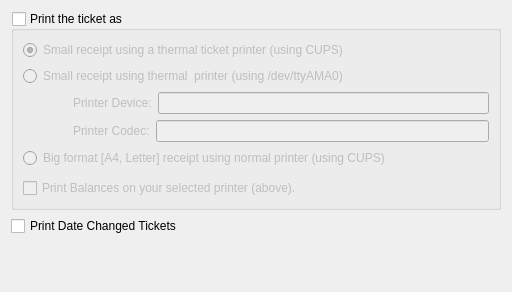
<?xml version="1.0" encoding="UTF-8"?>
<ui version="4.0">
 <class>pref_printers</class>
 <widget class="QWidget" name="pref_printers">
  <property name="geometry">
   <rect>
    <x>0</x>
    <y>0</y>
    <width>512</width>
    <height>292</height>
   </rect>
  </property>
  <property name="windowTitle">
   <string>Form</string>
  </property>
  <layout class="QVBoxLayout" name="verticalLayout_2">
   <item>
    <widget class="QGroupBox" name="kcfg_printTicket">
     <property name="sizePolicy">
      <sizepolicy hsizetype="Minimum" vsizetype="Minimum">
       <horstretch>0</horstretch>
       <verstretch>0</verstretch>
      </sizepolicy>
     </property>
     <property name="minimumSize">
      <size>
       <width>0</width>
       <height>80</height>
      </size>
     </property>
     <property name="title">
      <string>Print the ticket as</string>
     </property>
     <property name="checkable">
      <bool>true</bool>
     </property>
     <property name="checked">
      <bool>false</bool>
     </property>
     <layout class="QVBoxLayout" name="verticalLayout">
      <item>
       <widget class="QRadioButton" name="kcfg_smallTicketCUPS">
        <property name="text">
         <string>Small receipt using a thermal ticket printer (using CUPS)</string>
        </property>
        <property name="checked">
         <bool>true</bool>
        </property>
       </widget>
      </item>
      <item>
       <widget class="QRadioButton" name="kcfg_smallTicketDotMatrix">
        <property name="sizePolicy">
         <sizepolicy hsizetype="MinimumExpanding" vsizetype="Fixed">
          <horstretch>0</horstretch>
          <verstretch>0</verstretch>
         </sizepolicy>
        </property>
        <property name="text">
         <string>Small receipt using thermal  printer (using /dev/ttyAMA0)</string>
        </property>
        <property name="checked">
         <bool>false</bool>
        </property>
       </widget>
      </item>
      <item>
       <layout class="QHBoxLayout" name="horizontalLayout">
        <property name="leftMargin">
         <number>50</number>
        </property>
        <item>
         <widget class="QLabel" name="Printerdevice">
          <property name="text">
           <string>Printer Device:</string>
          </property>
         </widget>
        </item>
        <item>
         <widget class="QLineEdit" name="kcfg_printerDevice"/>
        </item>
       </layout>
      </item>
      <item>
       <layout class="QHBoxLayout" name="horizontalLayout_2">
        <property name="leftMargin">
         <number>50</number>
        </property>
        <item>
         <widget class="QLabel" name="label_2">
          <property name="text">
           <string>Printer Codec:</string>
          </property>
         </widget>
        </item>
        <item>
         <widget class="QLineEdit" name="kcfg_printerCodec"/>
        </item>
       </layout>
      </item>
      <item>
       <widget class="QRadioButton" name="kcfg_bigReceipt">
        <property name="text">
         <string>Big format [A4, Letter] receipt using normal printer (using CUPS)</string>
        </property>
       </widget>
      </item>
      <item>
       <spacer name="verticalSpacer">
        <property name="orientation">
         <enum>Qt::Vertical</enum>
        </property>
        <property name="sizeType">
         <enum>QSizePolicy::MinimumExpanding</enum>
        </property>
        <property name="sizeHint" stdset="0">
         <size>
          <width>20</width>
          <height>4</height>
         </size>
        </property>
       </spacer>
      </item>
      <item>
       <widget class="QCheckBox" name="kcfg_printBalances">
        <property name="text">
         <string>Print Balances on your selected printer (above).</string>
        </property>
       </widget>
      </item>
     </layout>
    </widget>
   </item>
   <item>
    <widget class="QCheckBox" name="kcfg_printChangedDateTicket">
     <property name="text">
      <string>Print Date Changed Tickets</string>
     </property>
    </widget>
   </item>
   <item>
    <spacer>
     <property name="orientation">
      <enum>Qt::Vertical</enum>
     </property>
     <property name="sizeType">
      <enum>QSizePolicy::MinimumExpanding</enum>
     </property>
     <property name="sizeHint" stdset="0">
      <size>
       <width>20</width>
       <height>10</height>
      </size>
     </property>
    </spacer>
   </item>
  </layout>
 </widget>
 <resources/>
 <connections/>
</ui>
